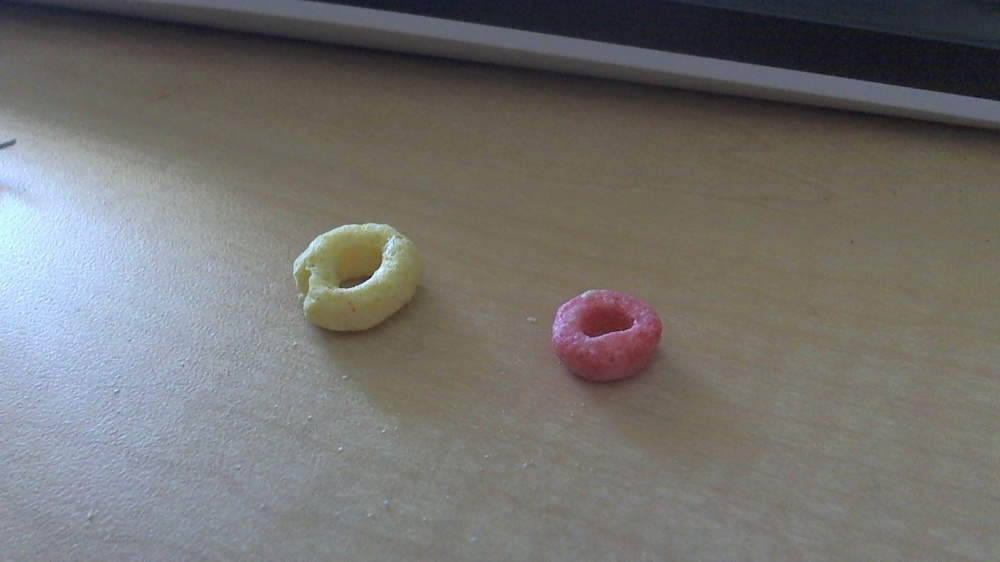
#> input picture src/cheerioContours/pic1.jpg, 1000 x 562 px, shrunk from 1920 x 1080 before the run
$ python main.py
#> lines starting #> are read from the running program, lines starting #| are printed output that depends on the picture; after the words box and inside, x2 and y2 are one past the last pixel; in counts of white or black regions, pixels touching at a corner belong together
import cv2
import numpy as np
from scipy.spatial import distance

def compare_shapes(img):

#> called with img = 'pic1.jpg'
    img = cv2.imread(img)
#> img is the input picture: shape (562, 1000, 3); mean B, G, R 109.9, 113, 114.1

    # Convert image to grayscale
    gray = cv2.cvtColor(img, cv2.COLOR_BGR2GRAY)
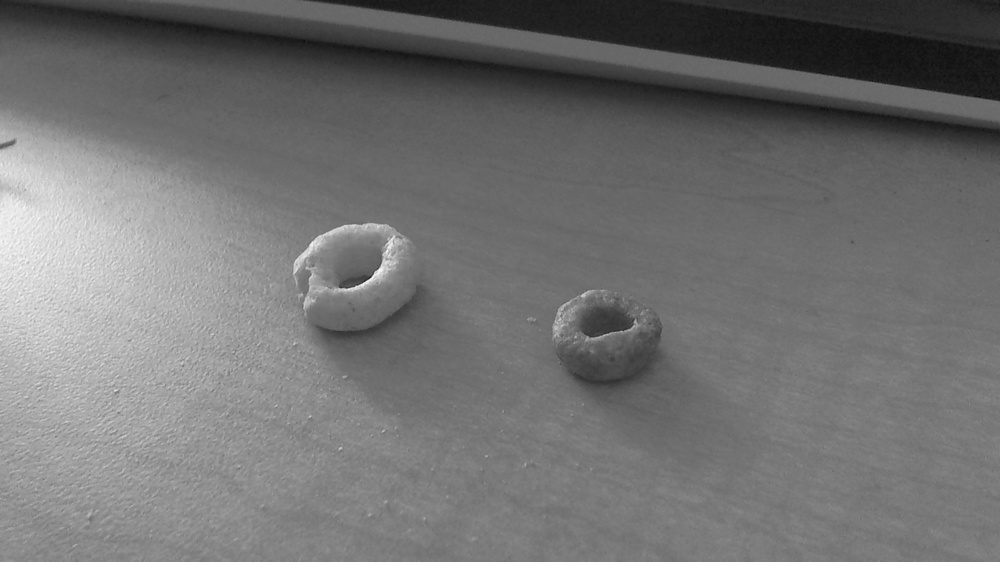
#> gray: shape (562, 1000); min 12, max 250, mean 112.9

    # Threshold the image to binary
    _, thresh = cv2.threshold(gray, 127, 255, cv2.THRESH_BINARY)
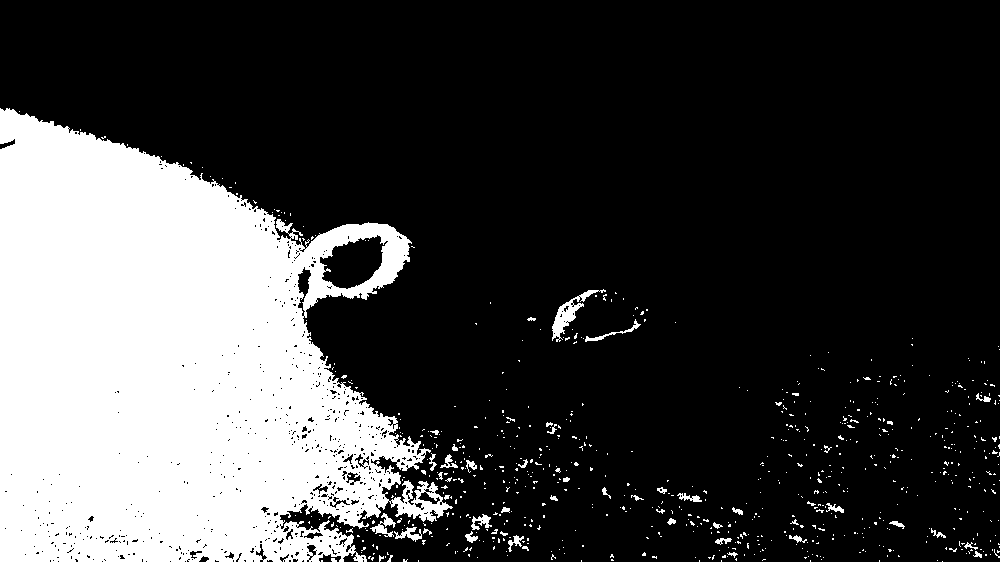
#> thresh: shape (562, 1000); 25.5% white; 724 white regions (680 under 20 px)

    # Find contours in the binary image
    contours, _ = cv2.findContours(thresh, cv2.RETR_EXTERNAL, cv2.CHAIN_APPROX_SIMPLE)
#> contours = 722 contours, 695 with area under 20; largest, box (x1, y1, x2, y2) and area: (0, 108, 453, 562) 141372, (552, 289, 606, 342) 588, (370, 513, 396, 537) 164, (394, 527, 422, 542) 132, (471, 514, 492, 530) 117

    # Select the largest two contours (presumed to be the cheerio and torus)
    contours = sorted(contours, key=cv2.contourArea, reverse=True)[:2]
#> contours = 2 contours; box (x1, y1, x2, y2) and area: (0, 108, 453, 562) 141372, (552, 289, 606, 342) 588

    # Calculate Hu Moments for each contour
    hu_moments = [cv2.moments(contour) for contour in contours]
#> hu_moments = 2 items
    hu_moments = [cv2.HuMoments(moments) for moments in hu_moments]
#> hu_moments = [[0.18, 0.00118, 0.000489, 1.07e-05, -7.66e-10, -3.2e-07, 8.21e-11], [0.419, 0.125, 0.0299, 0.0171, 0.000384, 0.00489, -5.47e-05]]

    # Normalize the Hu Moments to make them invariant to scale and orientation
    hu_moments = [cv2.log(np.abs(hu)) for hu in hu_moments]
#> hu_moments = [[-1.71, -6.74, -7.62, -11.45, -20.99, -14.96, -23.22], [-0.87, -2.08, -3.51, -4.07, -7.87, -5.32, -9.81]]

    # Calculate the difference between the two sets of Hu Moments
    diff_hu = np.abs(hu_moments[0] - hu_moments[1])
#> diff_hu = [0.845, 4.66, 4.11, 7.38, 13.12, 9.63, 13.41]

    # Calculate Shape Context for each contour
#> (the run stopped early here; a loop or call above may not have finished)
